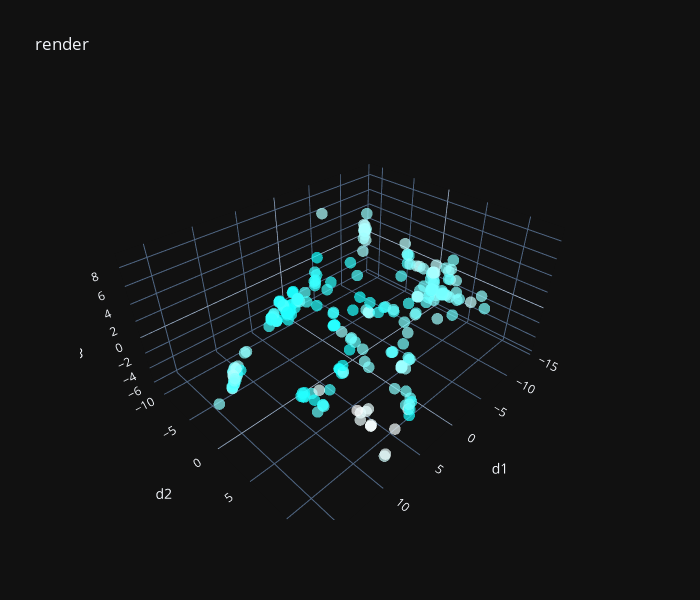

Here is the notebook cell this chart was saved with:
### Code cell
from sklearn.decomposition import PCA

from render import plot_3d_rgb

pca = PCA(n_components=3)
X_small = pca.fit_transform(X)
y_n = y.to_numpy()[:,np.newaxis]

X_small=np.concatenate([X_small,y_n],axis=1)
print(sum(pca.explained_variance_ratio_))
np.random.shuffle(X_small)
plot_3d_rgb(X_small[:10000],"render",["d1","d2","d3"])

### Figure 1 — Plotly figure (JSON) as saved in the notebook; plotly's stock layout.template omitted (floating-point values rounded to 4 significant figures; data arrays with more than 128 entries replaced by an {"elided": "..."} marker saying what was removed)
{"data": [{"marker": {"color": {"elided": "312 str values"}, "opacity": 0.7, "size": 4}, "mode": "markers", "type": "scatter3d", "x": {"elided": "312 float values"}, "y": {"elided": "312 float values"}, "z": {"elided": "312 float values"}}], "layout": {"height": 600, "scene": {"xaxis": {"title": {"text": "d1"}}, "yaxis": {"title": {"text": "d2"}}, "zaxis": {"title": {"text": "d3"}}}, "title": {"text": "render"}, "width": 700}}
